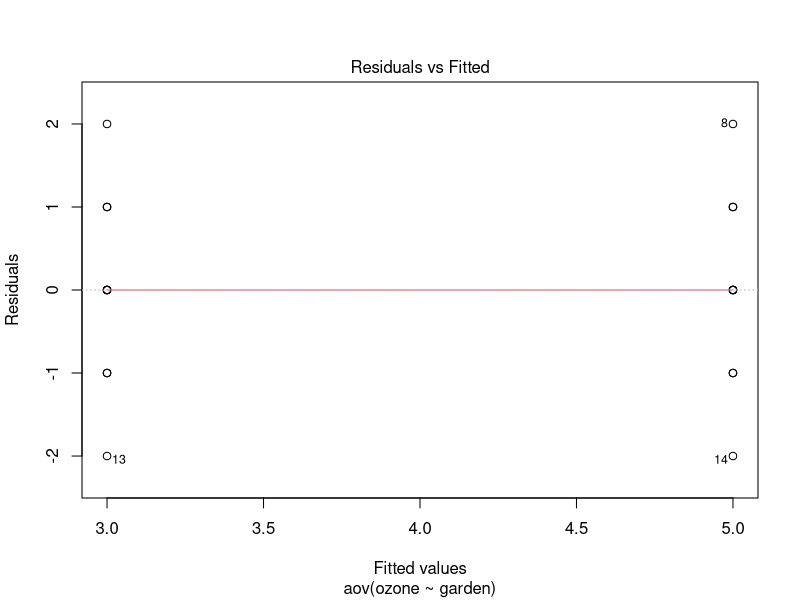
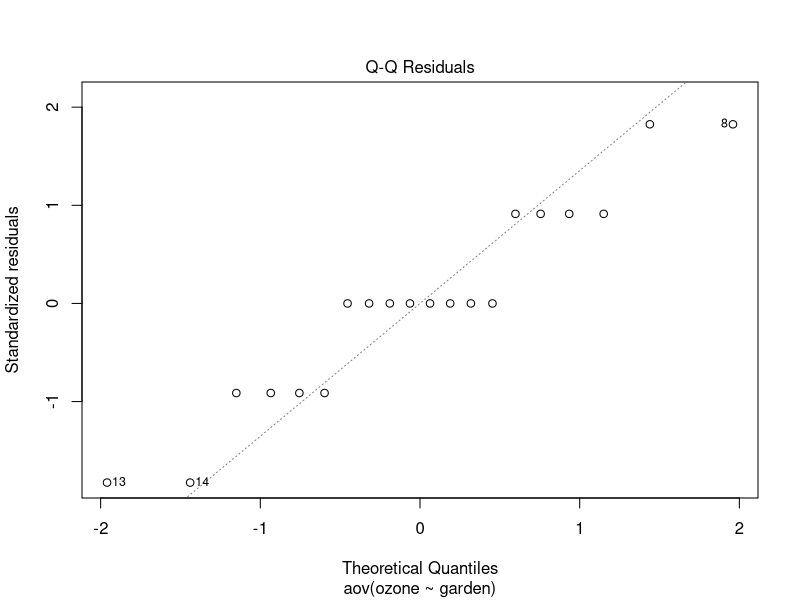
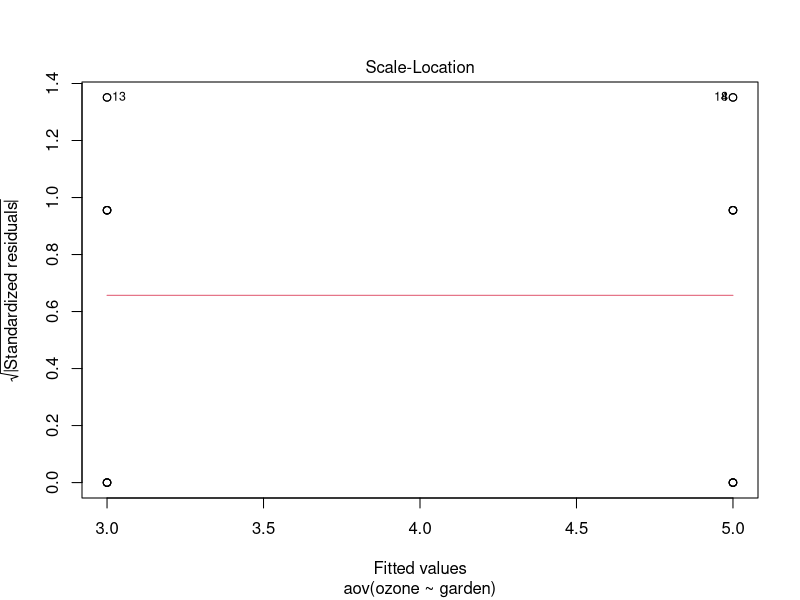
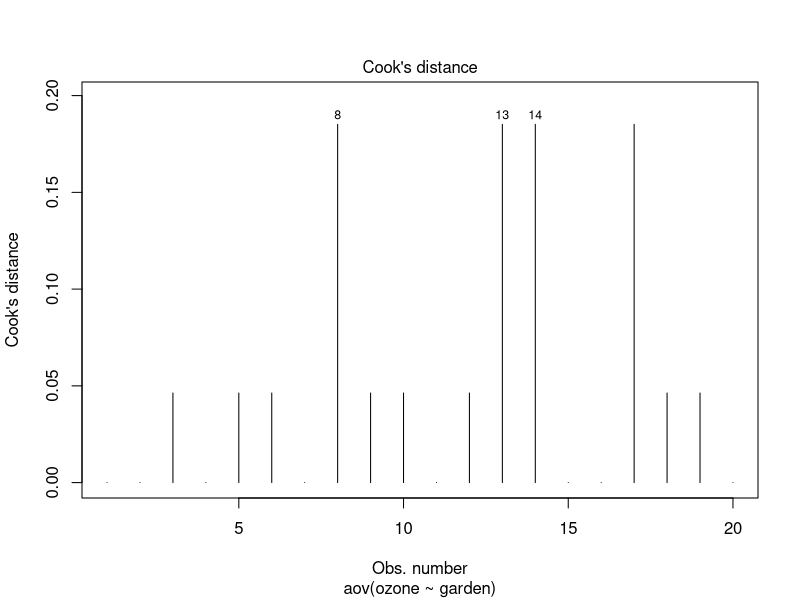
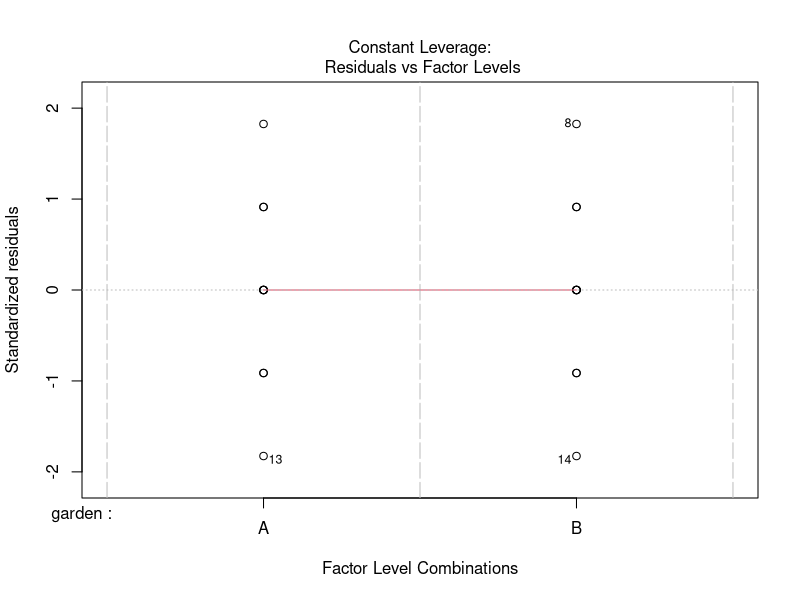
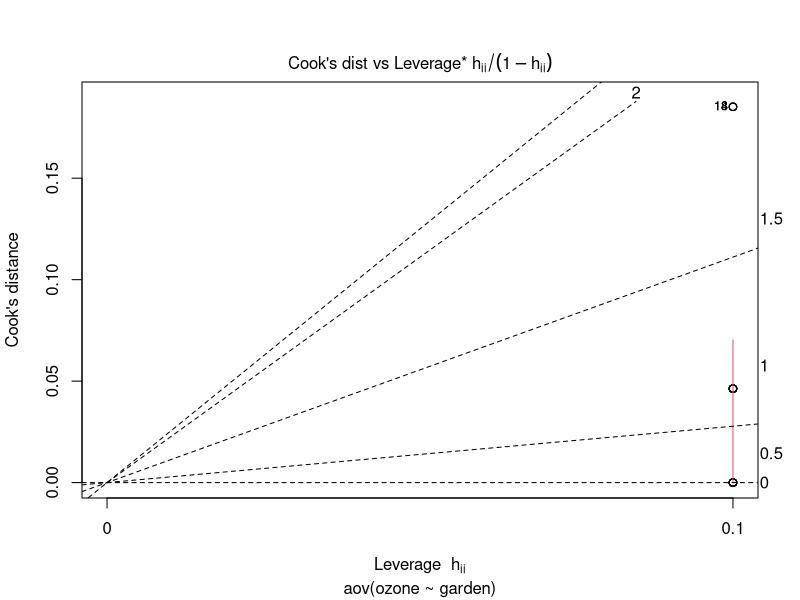

Write the R code that produced these figures, in order.
### ANOVA of garden data 

oneway <- read.table("oneway.txt", header=TRUE)
attach(oneway)
names(oneway)
len <- length(ozone)
mt <- mean(ozone)
oa <- ozone[garden == "A"]
ob <- ozone[garden == "B"]
ma <- mean(oa)
mb <- mean(ob)

### ANOVA by hand
# sums of squares
SStot <- sum((ozone-mean(ozone))^2)
SStot
SSerrA <- sum((oa-mean(oa))^2)
SSerrA
SSerrB <- sum((ob-mean(ob))^2)
SSerrB
SSerr <- SSerrA + SSerrB
SSerr
SSfa <- SStot - SSerr
SSfa

# variances
VARerr <- SSerr/(len-2)
VARerr
VARfa <- SSfa/1
VARfa
# F-ratio
F <- VARfa/VARerr
F
# critical F to test hypothesis
qf(0.95,1,len-2)
# p-value
1-pf(F,1,len-2)

### t-test
t.test(oa,ob)

### ready-made Anova
model <- aov(ozone ~ garden)
summary(model)
plot(model, which=1:6)
